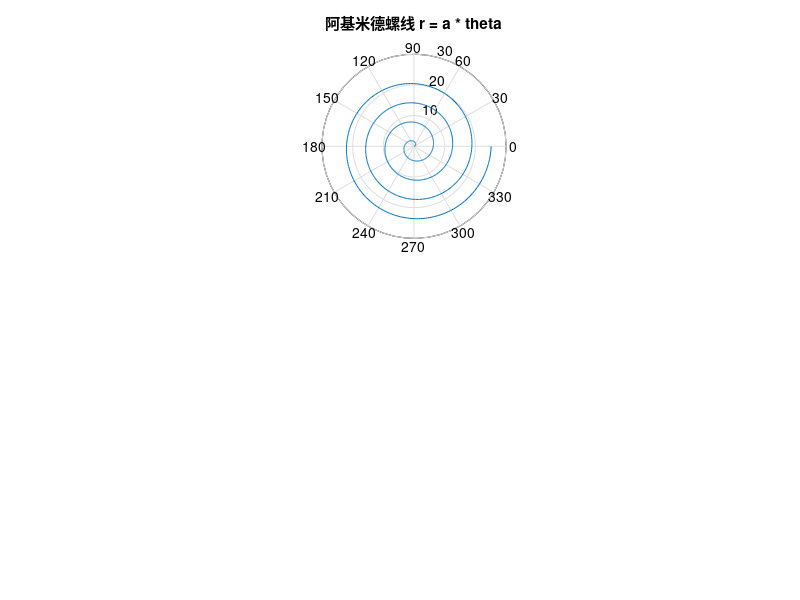

MATLAB code to generate this figure:
a = 1;   
theta = linspace(0, 8*pi, 1000);
r_archimedean = a .* theta;
subplot(2,1,1);
polar(theta, r_archimedean);
title('阿基米德螺线 r = a * theta');